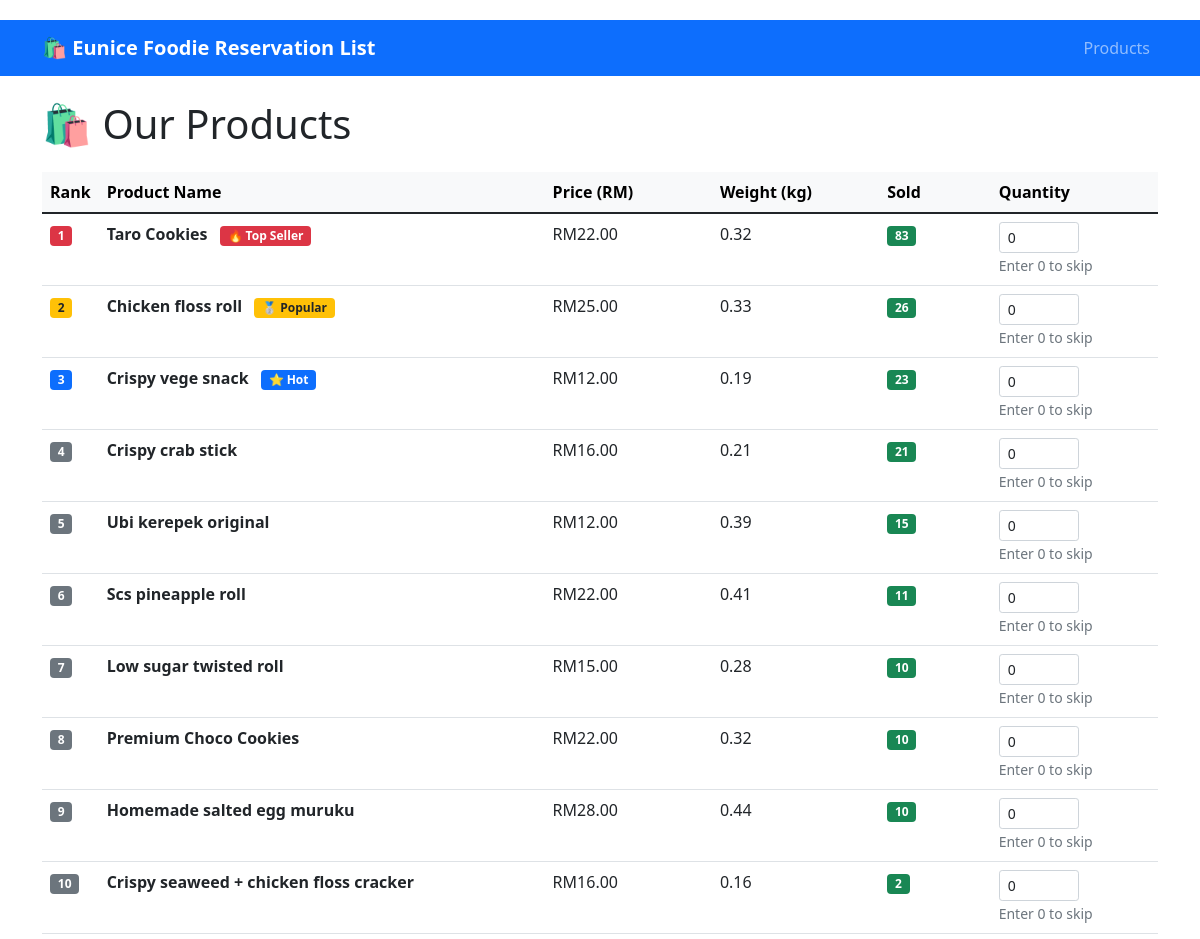
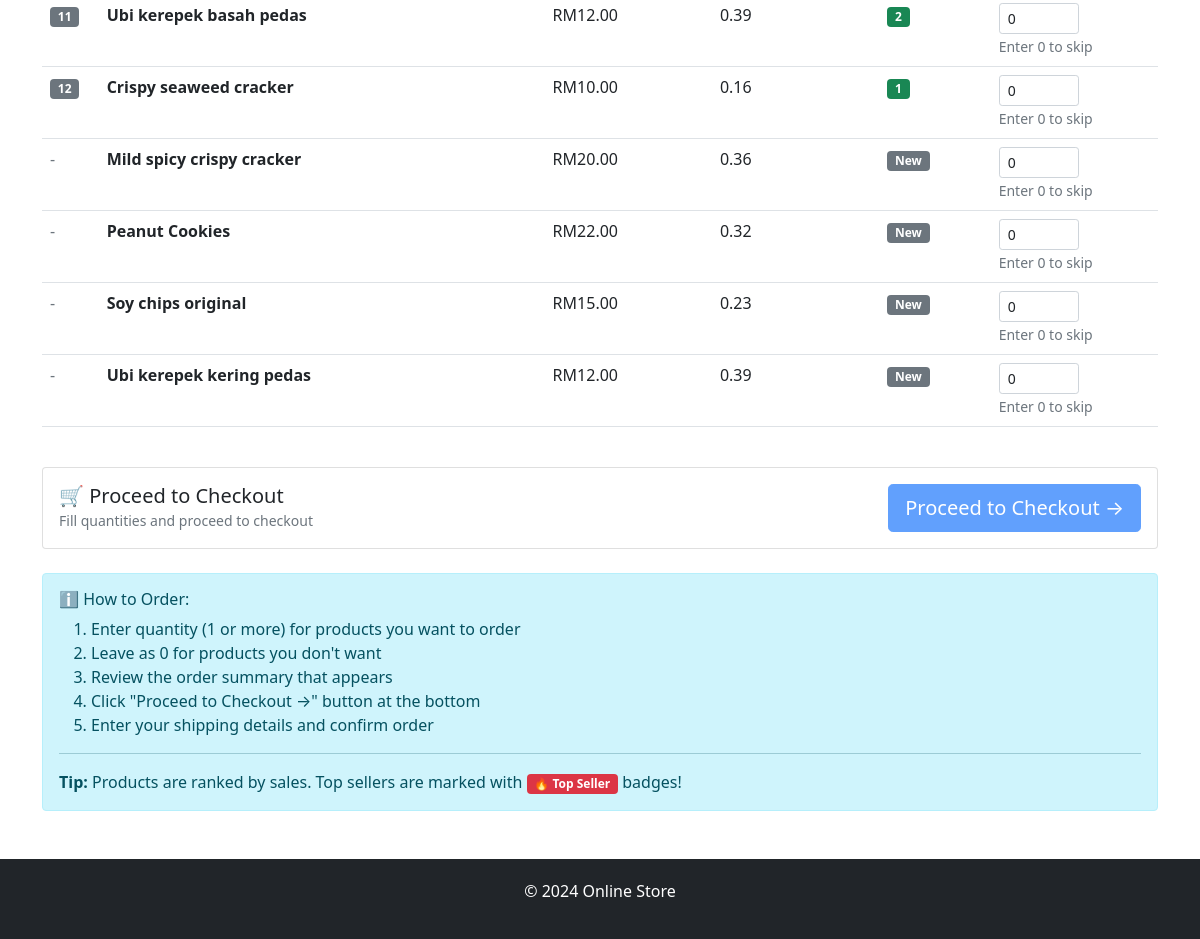
Screenshot of /user/products with the database file from the repository (2 pictures, top to bottom).
### tables this page shows
CREATE TABLE products (
            id INTEGER PRIMARY KEY AUTOINCREMENT,
            name TEXT NOT NULL,
            price REAL NOT NULL,
            weight REAL NOT NULL,
            created_at TIMESTAMP DEFAULT CURRENT_TIMESTAMP
        );

### app.py (the view)
@app.route('/user/products')
def user_products():
    products = g.conn.execute('''
        SELECT p.*,
               COALESCE(SUM(oi.quantity), 0) as total_sold,
               COALESCE(COUNT(DISTINCT oi.order_id), 0) as order_count
        FROM products p
        LEFT JOIN order_items oi ON p.id = oi.product_id
        GROUP BY p.id
        ORDER BY total_sold DESC, order_count DESC, p.name
    ''').fetchall()
    ranked_products = []
    for i, product in enumerate(products, 1):
        product_dict = dict(product)
        product_dict['rank'] = i
        ranked_products.append(product_dict)
    return render_template('user_products.html', products=ranked_products)

### app.py (called while the page is built)
def get_db_connection():
    conn = sqlite3.connect(app.config['DATABASE'])
    conn.row_factory = sqlite3.Row
    return conn

@app.before_request
def before_request():
    g.conn = get_db_connection()

@app.teardown_request
def teardown_request(exception):
    if hasattr(g, 'conn'):
        g.conn.close()

@app.context_processor
def inject_pending_payments():
    if hasattr(g, 'conn'):
        pending_count = g.conn.execute(
            'SELECT COUNT(*) FROM orders WHERE payment_status = "pending_verification"'
        ).fetchone()[0]
        return dict(pending_payments=pending_count)
    return dict(pending_payments=0)

### templates/user_products.html (shortened to what this page needs)
{% extends "base.html" %}
{% block content %}
<h1 class="mb-4">🛍️ Our Products</h1>
<form method="POST" action="{{ url_for('add_to_cart') }}" id="orderForm">
    <div class="table-responsive">
        <table class="table table-hover">
            <thead class="table-light">
                <tr>
                    <th width="5%">Rank</th>
                    <th width="40%">Product Name</th>
                    <th width="15%">Price (RM)</th>
                    <th width="15%">Weight (kg)</th>
                    <th width="10%">Sold</th>
                    <th width="15%">Quantity</th>
                </tr>
            </thead>
            <tbody>
                {% for product in products %}
                <tr>
                    <td>
                        {% if product.total_sold > 0 %}
                            <span class="badge {% if product.rank == 1 %}bg-danger{% elif product.rank == 2 %}bg-warning text-dark{% elif product.rank == 3 %}bg-primary{% else %}bg-secondary{% endif %}">
                                {{ product.rank }}
                            </span>
                        {% else %}
                            <span class="text-muted">-</span>
                        {% endif %}
                    </td>
                    <td>
                        <strong>{{ product.name }}</strong>
                        {% if product.rank <= 3 and product.total_sold > 0 %}
                            <span class="badge ms-2 {% if product.rank == 1 %}bg-danger{% elif product.rank == 2 %}bg-warning text-dark{% else %}bg-primary{% endif %}">
                                {% if product.rank == 1 %}🔥 Top Seller{% elif product.rank == 2 %}🥈 Popular{% else %}⭐ Hot{% endif %}
                            </span>
                        {% endif %}
                    </td>
                    <td>RM{{ "%.2f"|format(product.price) }}</td>
                    <td>{{ product.weight }}</td>
                    <td>
                        {% if product.total_sold > 0 %}
                            <span class="badge bg-success">{{ product.total_sold }}</span>
                        {% else %}
                            <span class="badge bg-secondary">New</span>
                        {% endif %}
                    </td>
                    <td>
                        <input type="number"
                               name="quantity_{{ product.id }}"
                               class="form-control form-control-sm quantity-input"
                               value="0"
                               min="0"
                               max="99"
                               style="width: 80px;"
                               data-product-id="{{ product.id }}"
                               data-product-name="{{ product.name }}"
                               data-price="{{ product.price }}">
                        <small class="text-muted">Enter 0 to skip</small>
                    </td>
                </tr>
                {% endfor %}
            </tbody>
        </table>
    </div>
    <div class="card mt-4">
        <div class="card-body">
            <div class="d-flex justify-content-between align-items-center">
                <div>
                    <h5 class="mb-0">🛒 Proceed to Checkout</h5>
                    <small class="text-muted">Fill quantities and proceed to checkout</small>
                </div>
                <button type="submit" class="btn btn-primary btn-lg" id="proceedToCheckoutBtn" disabled>
                </button>
            </div>
        </div>
    </div>
</form>
<div class="alert alert-info mt-4">
    <h6>ℹ️ How to Order:</h6>
    <ol class="mb-0">
        <li>Enter quantity (1 or more) for products you want to order</li>
        <li>Leave as 0 for products you don't want</li>
        <li>Review the order summary that appears</li>
        <li>Click "Proceed to Checkout →" button at the bottom</li>
        <li>Enter your shipping details and confirm order</li>
    </ol>
    <hr>
    <p class="mb-0">
         <strong>Tip:</strong> Products are ranked by sales. Top sellers are marked with
        <span class="badge bg-danger">🔥 Top Seller</span> badges!
    </p>
</div>
{% endblock %}

### templates/base.html (style rules this page uses)
body { padding-top: 20px; }
.card { margin-bottom: 20px; }

### rows the page displays
products: rank "1", name "Taro Cookies", shows "🔥 Top Seller", price "22.00", weight "0.32", total_sold "83", id "0"
products: rank "2", name "Chicken floss roll", shows "🥈 Popular", price "25.00", weight "0.33", total_sold "26", id "0"
products: rank "3", name "Crispy vege snack", shows "⭐ Hot", price "12.00", weight "0.19", total_sold "23", id "0"
products: rank "4", name "Crispy crab stick", price "16.00", weight "0.21", total_sold "21", id "0"
products: rank "5", name "Ubi kerepek original", price "12.00", weight "0.39", total_sold "15", id "0"
products: rank "6", name "Scs pineapple roll", price "22.00", weight "0.41", total_sold "11", id "0"
products: rank "7", name "Low sugar twisted roll", price "15.00", weight "0.28", total_sold "10", id "0"
products: rank "8", name "Premium Choco Cookies", price "22.00", weight "0.32", total_sold "10", id "0"
products: rank "9", name "Homemade salted egg muruku", price "28.00", weight "0.44", total_sold "10", id "0"
products: rank "10", name "Crispy seaweed + chicken floss cracker", price "16.00", weight "0.16", total_sold "2", id "0"
products: rank "11", name "Ubi kerepek basah pedas", price "12.00", weight "0.39", total_sold "2", id "0"
products: rank "12", name "Crispy seaweed cracker", price "10.00", weight "0.16", total_sold "1", id "0"
products: name "Mild spicy crispy cracker", price "20.00", weight "0.36", shows "New", id "0"
products: name "Peanut Cookies", price "22.00", weight "0.32", shows "New", id "0"
products: name "Soy chips original", price "15.00", weight "0.23", shows "New", id "0"
products: name "Ubi kerepek kering pedas", price "12.00", weight "0.39", shows "New", id "0"
